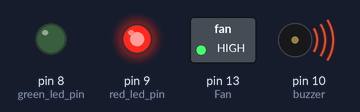
Bench run of a sketch on a simulated Arduino Mega 2560, built with avr-gcc and run on an emulated ATmega2560. Shown: switched loads named in the sketch (green lamp = pin HIGH), output pins drawn as LEDs (lit = HIGH), buzzer (waves = sounding, pin HIGH). What the sketch prints to the serial monitor is not drawn.

Above: at 0.1 s.
At 2.7 s:
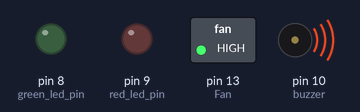
Timing chart, 0 to 3.0 s (numbered marks = the images above):
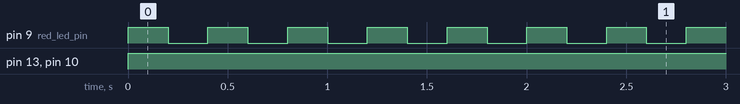

Measured:
- by itself, pin 9 (red_led_pin): alternates HIGH for 0.20 s and LOW for 0.20 s
- by itself, pin 13 (Fan), pin 10 (buzzer): LOW → HIGH at 0.00 s

The sketch:

Smoke_Alert_System_using_IoT.ino
```cpp
int red_led_pin = 9;
int green_led_pin = 8;
int buzzer = 10;
int smoke_sensor_pin = A0;
int Fan = 13;


void setup()
{
  Serial.begin(9600);
  Serial1.begin(38400);
  pinMode(buzzer, OUTPUT);
  pinMode(red_led_pin, OUTPUT);
  pinMode(green_led_pin, OUTPUT);
  pinMode(smoke_sensor_pin, INPUT);
  pinMode(Fan, OUTPUT);
  digitalWrite(Fan, LOW);
}

void loop()
{
  int analogSensor = analogRead(smoke_sensor_pin);
  if (analogSensor > 400)
  {
    Serial.println("Smoke detected...! take action immediately."); //on serial monitor
    Serial1.println("Smoke detected...! take action immediately."); //on mobile phone
    digitalWrite(buzzer, HIGH);
    digitalWrite(Fan, HIGH);
    digitalWrite(green_led_pin, LOW);
    while(1)
    {
    digitalWrite(red_led_pin, HIGH);
    delay(200);
    digitalWrite(red_led_pin, LOW);
    delay(200);
    }
  }
  else
  {
    Serial.println("No flame detected. stay cool");
    Serial1.println("No flame detected. stay cool");
    digitalWrite(buzzer, LOW);
    digitalWrite(red_led_pin, LOW);
    digitalWrite(green_led_pin, HIGH);
  }
  delay(1000);
}


            
```
